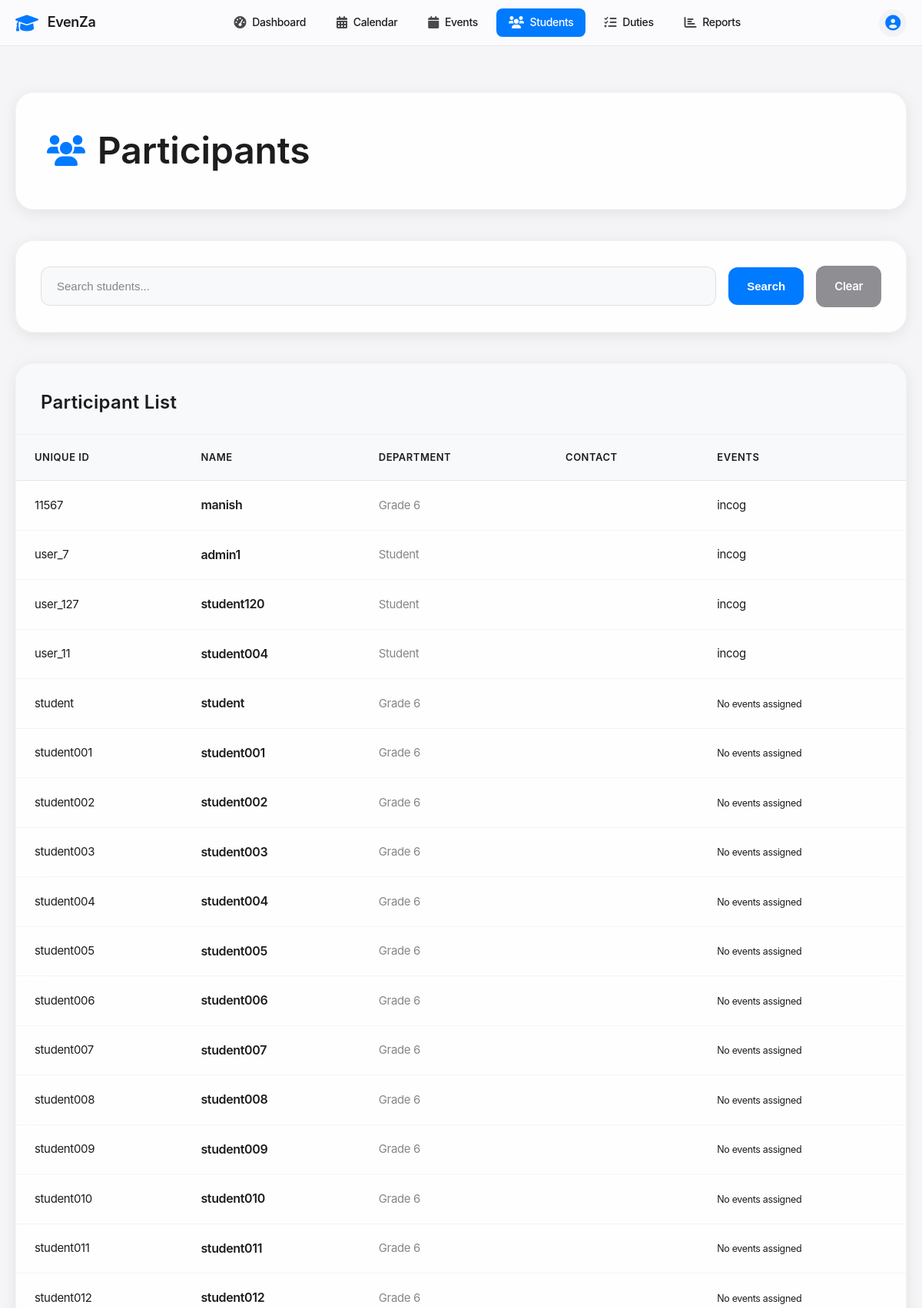
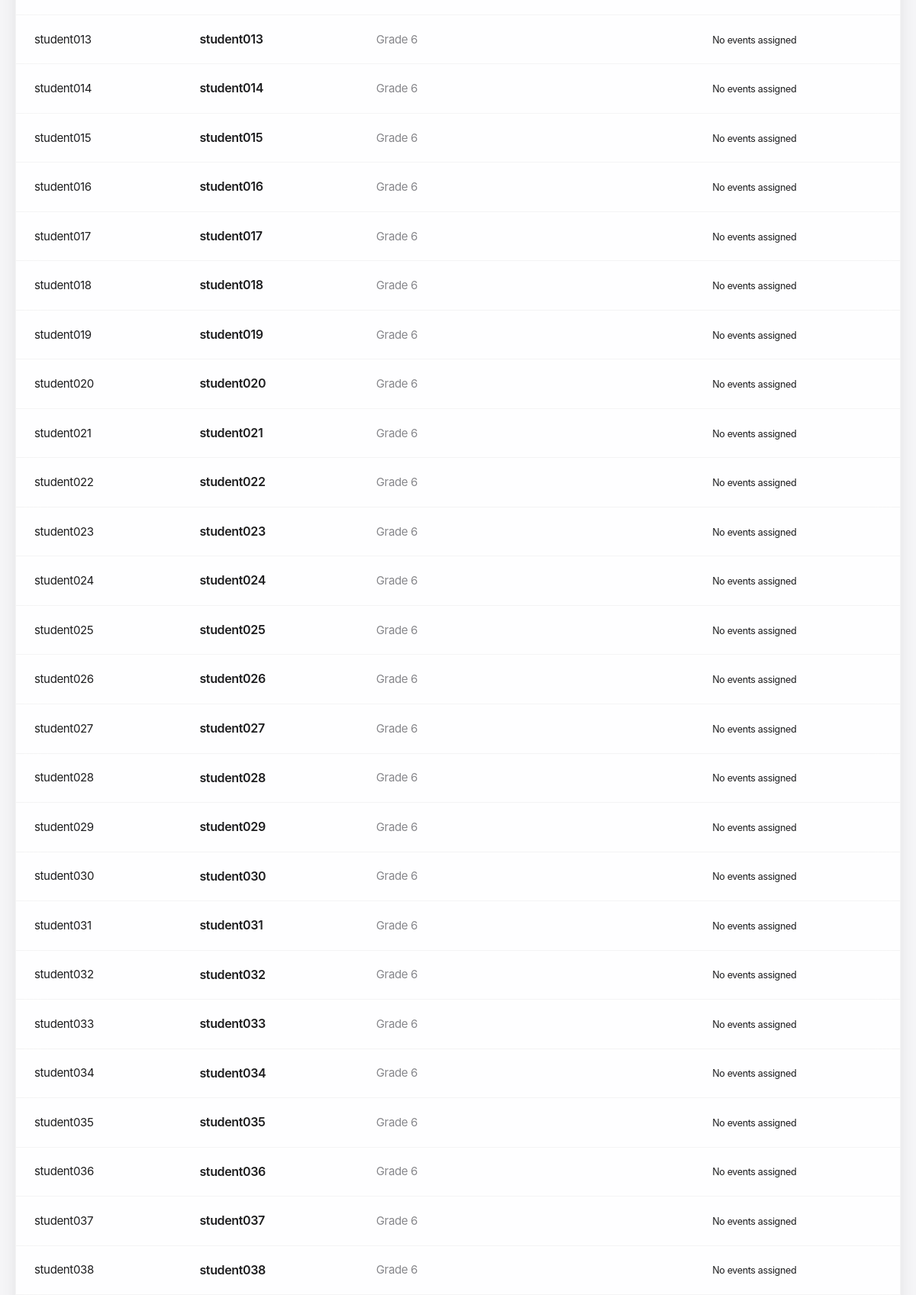
Screenshot of /participants (signed in, upper part) with the database file from the repository (2 pictures, top to bottom).
### tables this page shows
CREATE TABLE participants (
            id INTEGER PRIMARY KEY AUTOINCREMENT,
            unique_id TEXT UNIQUE NOT NULL,
            name TEXT NOT NULL,
            type TEXT NOT NULL CHECK (type IN ('student')),
            class_dept TEXT NOT NULL,
            school TEXT NOT NULL,
            grade TEXT,
            contact TEXT,
            emergency_contact TEXT,
            created_at TIMESTAMP DEFAULT CURRENT_TIMESTAMP
        );

CREATE TABLE events (
            id INTEGER PRIMARY KEY AUTOINCREMENT,
            name TEXT NOT NULL,
            type TEXT NOT NULL,
            event_date DATE NOT NULL,
            start_time TIME NOT NULL,
            end_time TIME NOT NULL,
            venue TEXT NOT NULL,
            description TEXT,
            host_school TEXT NOT NULL,
            participating_schools TEXT,
            status TEXT DEFAULT 'upcoming',
            created_at TIMESTAMP DEFAULT CURRENT_TIMESTAMP
        );

### app.py (the view)
@app.route('/participants')
@login_required
def participants():
    conn = get_db_connection()
    search = request.args.get('search', '')
    query = 'SELECT * FROM participants WHERE type = "student"'
    params = []
    if search:
        query += ' AND (name LIKE ? OR class_dept LIKE ?)'
        params.extend([f'%{search}%', f'%{search}%'])
    participants_rows = conn.execute(query, params).fetchall()
    participants = []
    for row in participants_rows:
        p = dict(row)
        events_rows = conn.execute('''
            SELECT e.name
            FROM events e
            JOIN participant_events pe ON e.id = pe.event_id
            WHERE pe.participant_id = ?
        ''', (p['id'],)).fetchall()
        p['assigned_events_list'] = [e['name'] for e in events_rows]
        p['events_count'] = len(p['assigned_events_list'])
        participants.append(p)
    conn.close()
    return render_template('participants.html', participants=participants, search=search)

### app.py (called while the page is built)
def get_db_connection():
    conn = sqlite3.connect('events.db')
    conn.row_factory = sqlite3.Row
    return conn

def login_required(f):
    @wraps(f)
    def decorated_function(*args, **kwargs):
        if 'user_id' not in session:
            flash('Please login to access this page', 'error')
            return redirect(url_for('login'))
        return f(*args, **kwargs)
    return decorated_function

### templates/participants.html (shortened to what this page needs)
<!DOCTYPE html>
<html lang="en">
<head>
    <link href="https://cdnjs.cloudflare.com/ajax/libs/font-awesome/6.0.0/css/all.min.css" rel="stylesheet">
</head>
<body>
   <nav class="apple-nav">
        <div class="nav-container">
            <div class="nav-brand">
                <i class="fas fa-graduation-cap"></i>
                <span>EvenZa</span>
            </div>
            <div class="nav-menu">
                <a href="{{ url_for('dashboard') }}" class="nav-link ">
                    <i class="fas fa-tachometer-alt"></i>
                    <span>Dashboard</span>
                </a>
                <a href="{{ url_for('calendar_view') }}" class="nav-link">
                    <i class="fas fa-calendar-alt"></i>
                    <span>Calendar</span>
                </a>
                <a href="{{ url_for('events') }}" class="nav-link">
                    <i class="fas fa-calendar"></i>
                    <span>Events</span>
                </a>
                <a href="{{ url_for('participants') }}" class="nav-link active">
                    <i class="fas fa-users"></i>
                    <span>Students</span>
                </a>
                <a href="{{ url_for('duties') }}" class="nav-link">
                    <i class="fas fa-tasks"></i>
                    <span>Duties</span>
                </a>
                <a href="{{ url_for('reports') }}" class="nav-link ">
                    <i class="fas fa-chart-bar"></i>
                    <span>Reports</span>
                </a>
            </div>
            <div class="nav-user">
                <div class="user-avatar">
                    <i class="fas fa-user-circle"></i>
                </div>
            </div>
        </div>
    </nav>
    <div class="main-content">
        <div class="container">
            <div class="page-header fade-in">
                <h1 class="page-title">
                    <i class="fas fa-users"></i>
                    Participants
                </h1>
            </div>
            <div class="search-section fade-in">
                <form method="GET" class="search-form">
                    <input type="text"
                           name="search"
                           class="search-input"
                           placeholder="Search students..."
                           value="{{ search }}">
                    <button type="submit" class="search-btn">Search</button>
                    <a href="{{ url_for('participants') }}" class="clear-btn">Clear</a>
                </form>
            </div>
            <div class="participants-card fade-in">
                <div class="card-header">
                    <h2 class="card-title">Participant List</h2>
                </div>
                <div class="card-body">
                    {% if participants %}
                        <div class="table-container">
                            <table class="participants-table">
                                <thead>
                                    <tr>
                                        <th>Unique ID</th>
                                        <th>Name</th>
                                        <th>Department</th>
                                        <th>Contact</th>
                                        <th>Events</th>
                                    </tr>
                                </thead>
                                <tbody>
                                    {% for participant in participants %}
                                        <tr>
                                            <td>
                                                <div class="participant-unique-id">{{ participant.unique_id }}</div>
                                            </td>
                                            <td>
                                                <div class="participant-name">{{ participant.name }}</div>
                                            </td>
                                            <td>
                                                <div class="participant-department">{{ participant.class_dept }}</div>
                                            </td>
                                            <td>
                                            </td>
                                            <td>
                                                <div class="events-list">
                                                    {% if participant.assigned_events_list %}
                                                        {% for event_name in participant.assigned_events_list %}
                                                            <span class="badge badge-info">{{ event_name }}</span>
                                                        {% endfor %}
                                                    {% else %}
                                                        <small class="text-muted">No events assigned</small>
                                                    {% endif %}
                                                </div>
                                            </td>
                                        </tr>
                                    {% endfor %}
                                </tbody>
                            </table>
                        </div>
                    {% else %}
                        <div class="empty-state">
                            <i class="fas fa-users"></i>
                            <p>No participants found.</p>
                        </div>
                    {% endif %}
                </div>
            </div>
        </div>
    </div>
</body>
</html>

### rows the page displays
participants: unique_id "11567", name "manish", class_dept "Grade 6"
events: name "incog"
participants: unique_id "user_7", name "admin1", class_dept "Student"
participants: unique_id "user_127", name "student120", class_dept "Student"
participants: unique_id "user_11", name "student004", class_dept "Student"
participants: unique_id "student", name "student", class_dept "Grade 6", shows "No events assigned"
participants: unique_id "student001", name "student001", class_dept "Grade 6", shows "No events assigned"
participants: unique_id "student002", name "student002", class_dept "Grade 6", shows "No events assigned"
participants: unique_id "student003", name "student003", class_dept "Grade 6", shows "No events assigned"
participants: unique_id "student004", name "student004", class_dept "Grade 6", shows "No events assigned"
participants: unique_id "student005", name "student005", class_dept "Grade 6", shows "No events assigned"
participants: unique_id "student006", name "student006", class_dept "Grade 6", shows "No events assigned"
participants: unique_id "student007", name "student007", class_dept "Grade 6", shows "No events assigned"
participants: unique_id "student008", name "student008", class_dept "Grade 6", shows "No events assigned"
participants: unique_id "student009", name "student009", class_dept "Grade 6", shows "No events assigned"
participants: unique_id "student010", name "student010", class_dept "Grade 6", shows "No events assigned"
participants: unique_id "student011", name "student011", class_dept "Grade 6", shows "No events assigned"
participants: unique_id "student012", name "student012", class_dept "Grade 6", shows "No events assigned"
participants: unique_id "student013", name "student013", class_dept "Grade 6", shows "No events assigned"
participants: unique_id "student014", name "student014", class_dept "Grade 6", shows "No events assigned"
participants: unique_id "student015", name "student015", class_dept "Grade 6", shows "No events assigned"
participants: unique_id "student016", name "student016", class_dept "Grade 6", shows "No events assigned"
participants: unique_id "student017", name "student017", class_dept "Grade 6", shows "No events assigned"
participants: unique_id "student018", name "student018", class_dept "Grade 6", shows "No events assigned"
participants: unique_id "student019", name "student019", class_dept "Grade 6", shows "No events assigned"
participants: unique_id "student020", name "student020", class_dept "Grade 6", shows "No events assigned"
participants: unique_id "student021", name "student021", class_dept "Grade 6", shows "No events assigned"
participants: unique_id "student022", name "student022", class_dept "Grade 6", shows "No events assigned"
participants: unique_id "student023", name "student023", class_dept "Grade 6", shows "No events assigned"
participants: unique_id "student024", name "student024", class_dept "Grade 6", shows "No events assigned"
participants: unique_id "student025", name "student025", class_dept "Grade 6", shows "No events assigned"
participants: unique_id "student026", name "student026", class_dept "Grade 6", shows "No events assigned"
participants: unique_id "student027", name "student027", class_dept "Grade 6", shows "No events assigned"
participants: unique_id "student028", name "student028", class_dept "Grade 6", shows "No events assigned"
participants: unique_id "student029", name "student029", class_dept "Grade 6", shows "No events assigned"
participants: unique_id "student030", name "student030", class_dept "Grade 6", shows "No events assigned"
participants: unique_id "student031", name "student031", class_dept "Grade 6", shows "No events assigned"
participants: unique_id "student032", name "student032", class_dept "Grade 6", shows "No events assigned"
participants: unique_id "student033", name "student033", class_dept "Grade 6", shows "No events assigned"
participants: unique_id "student034", name "student034", class_dept "Grade 6", shows "No events assigned"
participants: unique_id "student035", name "student035", class_dept "Grade 6", shows "No events assigned"
participants: unique_id "student036", name "student036", class_dept "Grade 6", shows "No events assigned"
participants: unique_id "student037", name "student037", class_dept "Grade 6", shows "No events assigned"
participants: unique_id "student038", name "student038", class_dept "Grade 6", shows "No events assigned"
